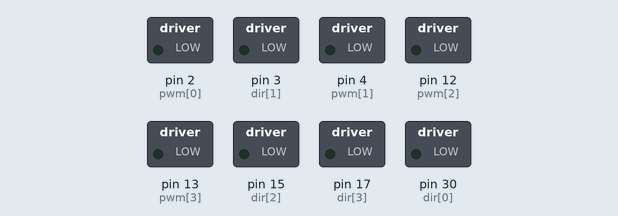
The sketch below on a simulated Arduino Mega 2560, built with avr-gcc and run on an emulated ATmega2560. Shown: switched loads named in the sketch (green lamp = pin HIGH).

Above: at 0.05 s.
At 4.0 s:
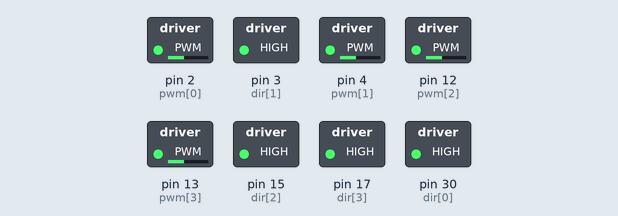
At 4.95 s:
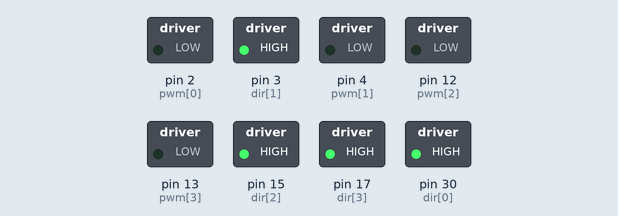
At 8.0 s:
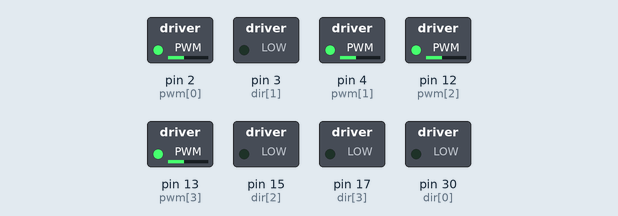
Timing chart, 0 to 11.7 s (numbered marks = the images above):
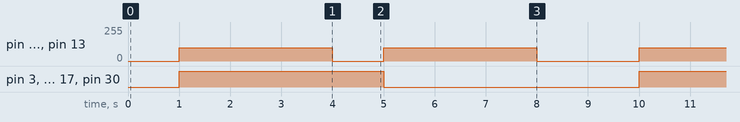

Measured:
- by itself, pin 3 (dir[1]), pin 15 (dir[2]), pin 17 (dir[3]), pin 30 (dir[0]): alternates HIGH for 4.0 s and LOW for 5.0 s
- by itself, pin 2 (pwm[0]), pin 4 (pwm[1]), pin 12 (pwm[2]), pin 13 (pwm[3]): repeats every 9.0 s: 0/255 1.0 s, 100/255 3.0 s, 0/255 2.0 s, 100/255 3.0 s

The sketch:

motordriver.ino
```cpp
int dir[4]={30,3,15,17};
int pwm[4]={2,4,12,13};
int spd=100;
void setup() {
  // put your setup code here, to run once:
  for(int i=0;i< 4;i++){
  pinMode(dir[i],OUTPUT);
  pinMode(pwm[i],OUTPUT);
  }

}

void loop()
{
  // put your main code here, to run repeatedly:
  delay(1000);
for(int i=0;i<4;i++)
{
  digitalWrite(dir[i],HIGH);
  analogWrite(pwm[i],spd);
}
delay(3000);
for(int i=0;i <4;i++)
{
  analogWrite(pwm[i],0);
}
delay(1000);
for(int i=0;i<4;i++)
{
  digitalWrite(dir[i],LOW);
  analogWrite(pwm[i],spd);
}
delay(3000);
for(int i=0;i<4;i++)
{
  analogWrite(pwm[i],0);
}
delay(1000);
// digitalWrite(17,HIGH);
//    analogWrite(2,spd);
//    delay(3000);
//     analogWrite(2,0);
//     delay(spd0);
//     digitalWrite(17,LOW);
//   analogWrite(2,spd);
//   delay(3000);
//     analogWrite(2,0);
//   delay(spd0);

 }
```
